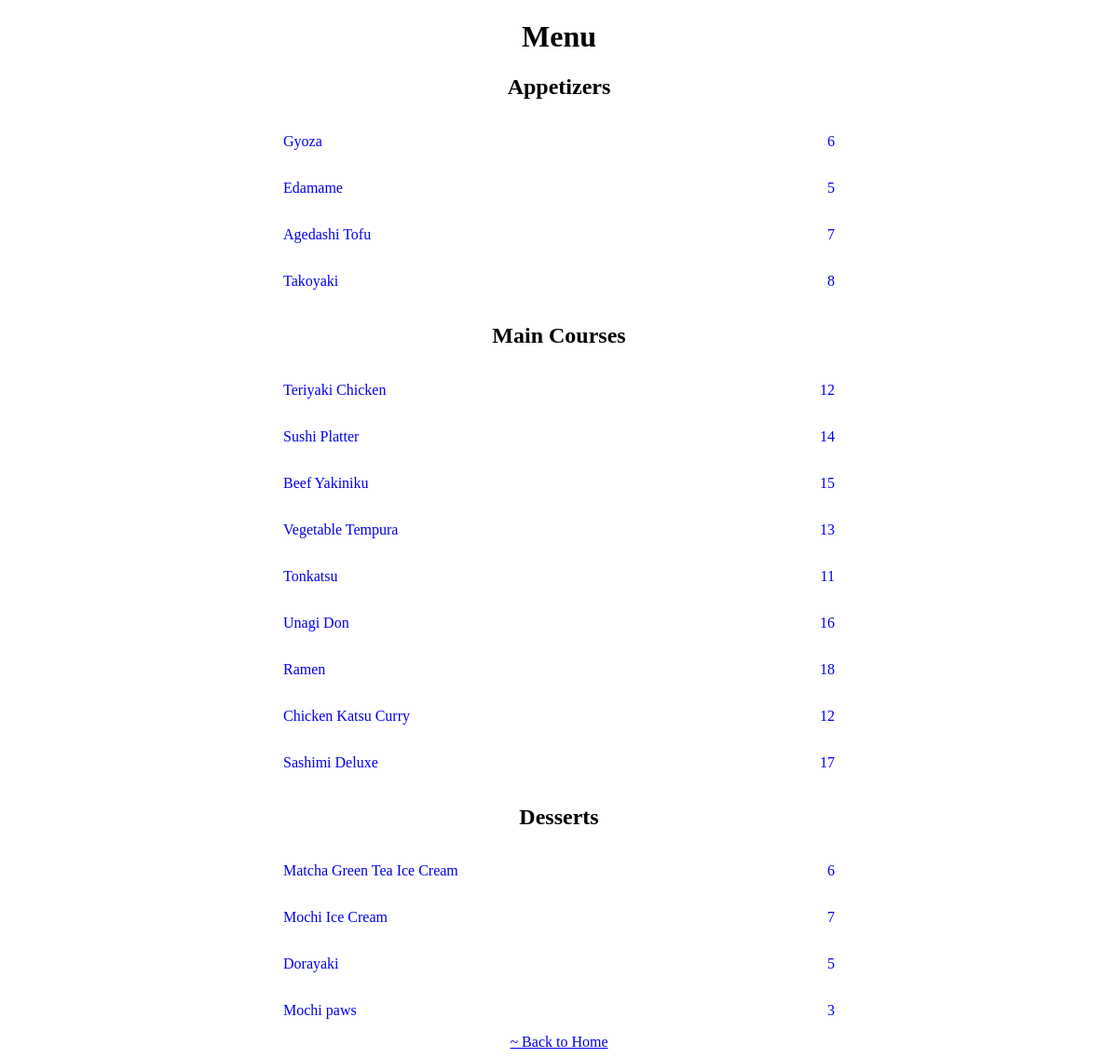
Before: /menu/ with the older database file.
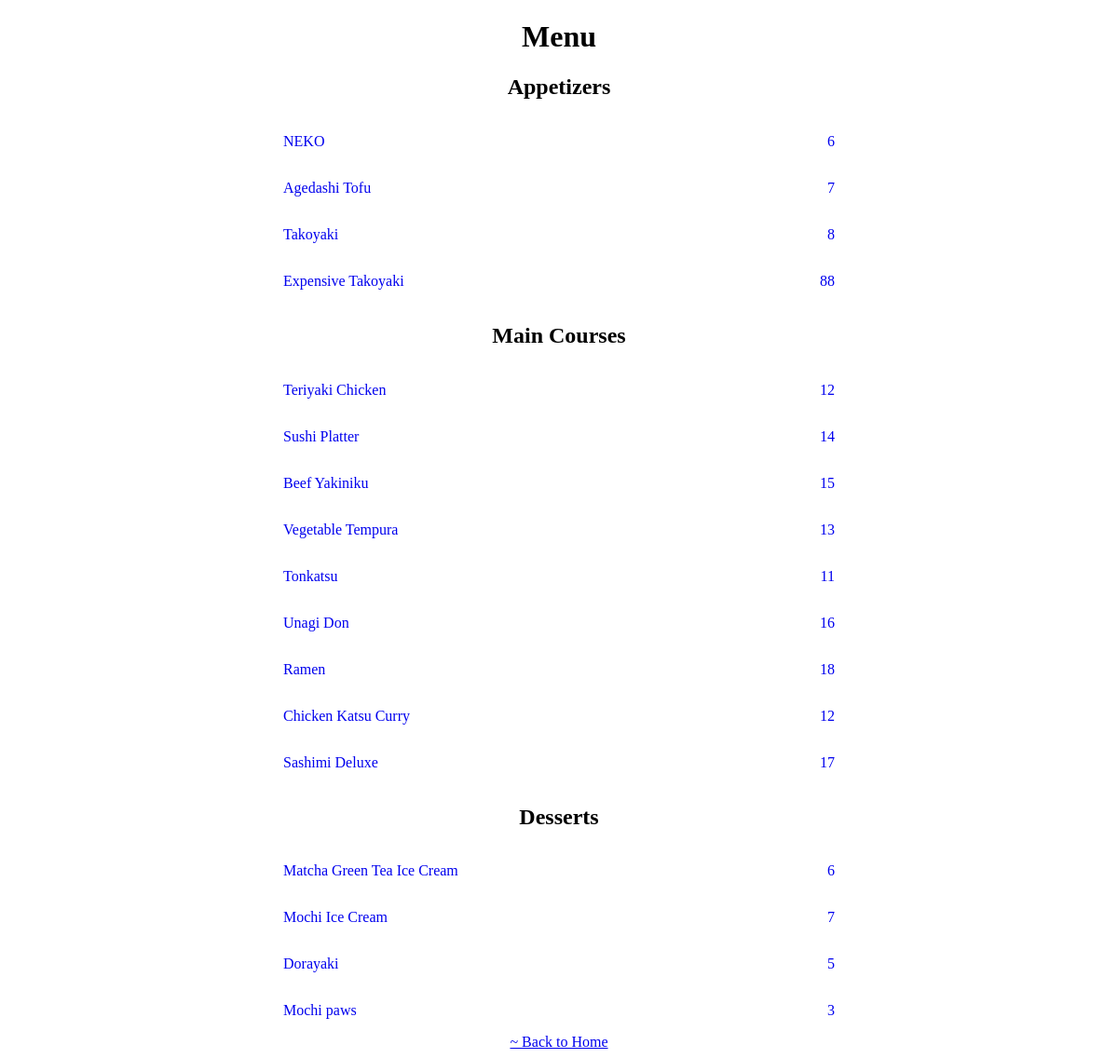
After: the same page with the newer database file.
### menu_app/models.py (models this page shows, shortened)
class Appetizer(models.Model):
    name = models.CharField(max_length=50)
    japanese_name = models.CharField(max_length=50)
    price = models.IntegerField()
    description = models.TextField()

class MainCourse(models.Model):
    name = models.CharField(max_length=50)
    japanese_name = models.CharField(max_length=50)
    price = models.IntegerField()
    description = models.TextField()

class Dessert(models.Model):
    name = models.CharField(max_length=50)
    japanese_name = models.CharField(max_length=50)
    price = models.IntegerField()
    description = models.TextField()

### menu_app/views.py (the view)
# urls.py: path('menu/', views.menu_view, name='menu'),
def menu_view(request):
    appetizers = Appetizer.objects.all()
    mains = MainCourse.objects.all()
    desserts = Dessert.objects.all()
    return render(request, 'menu.html', {'appetizers': appetizers, 'mains': mains, 'desserts': desserts})

### menu_app/templates/menu.html (shortened to what this page needs)
<!DOCTYPE html>
<html lang="en">
  <head>
  </head>
  <body>
    <main style="text-align: center">
      <h1>Menu</h1>
      <h2>Appetizers</h2>
      <ul style="list-style: none; width: 50%; margin: 0 auto; padding: 0">
        {% for item in appetizers %}
        <a
          style="text-decoration: none"
          href="http://127.0.0.1:8000/appetizer_item/{{ item.id }}"
        >
          <li
            style="width: 100%; display: flex; justify-content: space-between"
          >
            <p>{{ item.name }}</p>
            <p>{{ item.price }}</p>
          </li>
        </a>
        {% endfor %}
      </ul>
      <h2>Main Courses</h2>
      <ul style="list-style: none; width: 50%; margin: 0 auto; padding: 0">
        {% for item in mains %}
        <a
          style="text-decoration: none"
          href="http://127.0.0.1:8000/main_item/{{ item.id }}"
        >
          <li
            style="width: 100%; display: flex; justify-content: space-between"
          >
            <p>{{ item.name }}</p>
            <p>{{ item.price }}</p>
          </li>
        </a>
        {% endfor %}
      </ul>
      <h2>Desserts</h2>
      <ul style="list-style: none; width: 50%; margin: 0 auto; padding: 0">
        {% for item in desserts %}
        <a
          style="text-decoration: none"
          href="http://127.0.0.1:8000/dessert_item/{{ item.id }}"
        >
          <li
            style="width: 100%; display: flex; justify-content: space-between"
          >
            <p>{{ item.name }}</p>
            <p>{{ item.price }}</p>
          </li>
        </a>
        {% endfor %}
      </ul>
      <a href="/home">~ Back to Home</a>
    </main>
  </body>
</html>

Changed rows visible on the page:
removed Appetizer: name "Edamame", price "5"
changed Appetizer: name "Gyoza" → "NEKO"
added Appetizer: name "Expensive Takoyaki", price "88"
